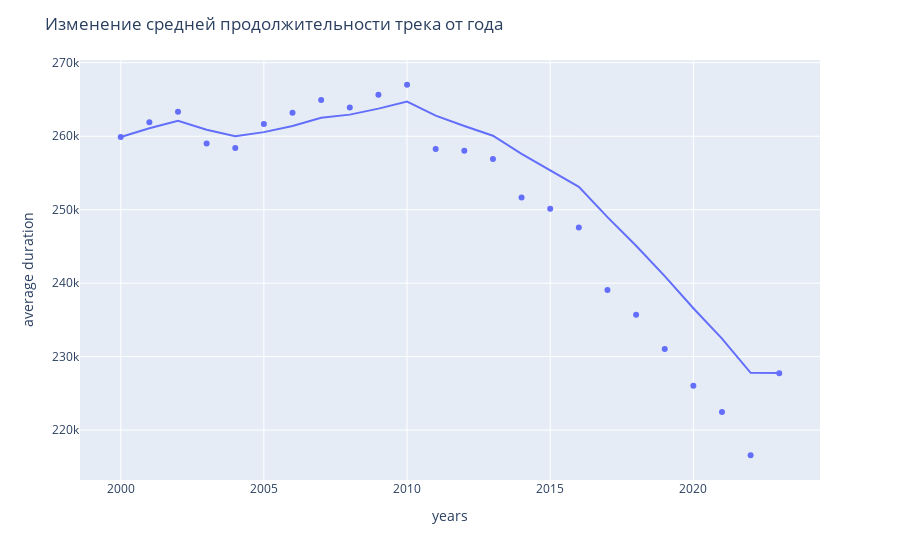
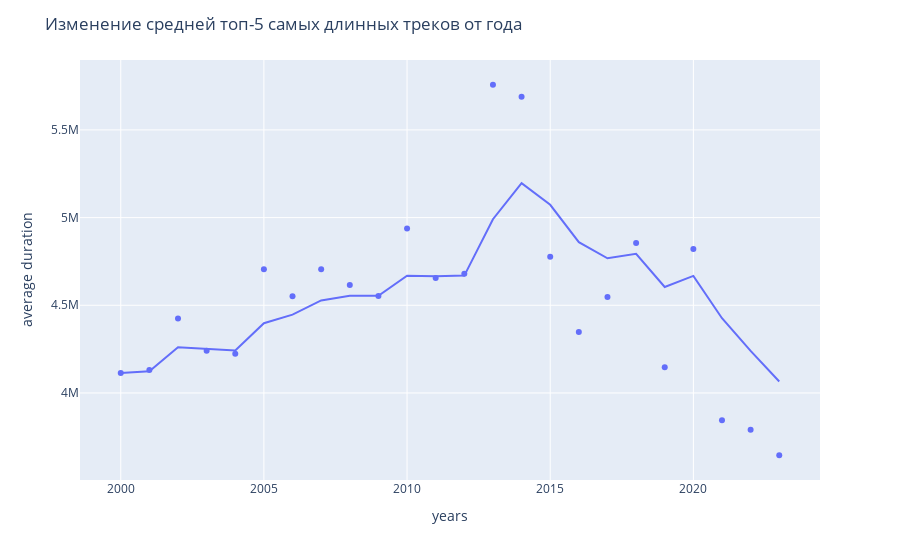
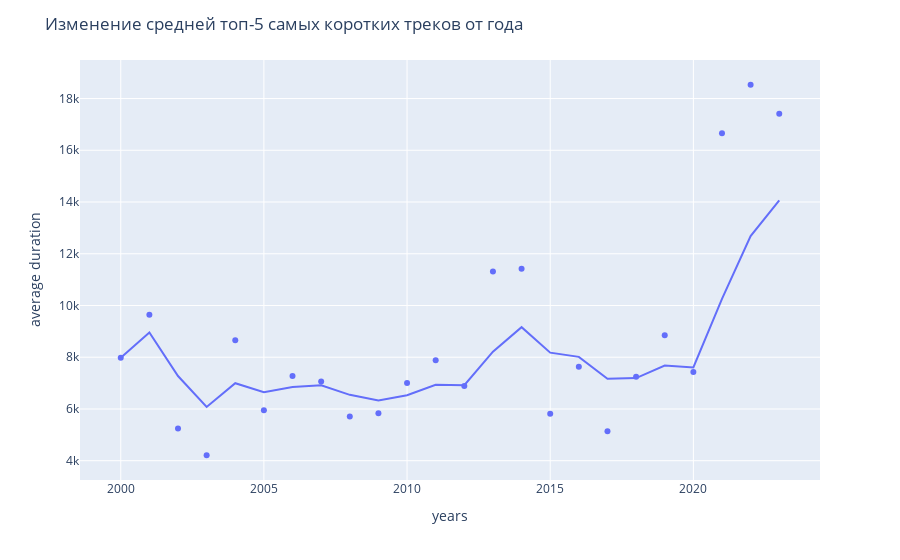

Notebook code for these charts, in order:
### Markdown cell above
### 2. С годами музыка становится дольше или быстрее?

**Результат**: Код, реализующий графики:

- Зависимость средней продолжительности трека от года, с линией тренда
- Изменение средней продолжительности топ-5 самых длинных треков года
- Изменение средней продолжительности топ-5 самых коротких треков года

Каждый график должен иметь название, подписанные оси и, при необходимости, легенду.

### Code cell
# YOUR CODE HERE
#1
average_duration = df.groupby('year')['duration_ms'].mean()
print(type(average_duration))
data1 = pd.DataFrame(average_duration).reset_index()
fig1 = px.scatter(data1, x = "year", y = "duration_ms", trendline = "ewm", trendline_options = dict(halflife = 2))
fig1.update_layout(
    title = "Изменение средней продолжительности трека от года",
    xaxis_title = "years",
    yaxis_title = "average duration"
    )
fig1.show()

#2
top_5_max_duration = df.groupby('year')['duration_ms'].nlargest(5)
top_5_max_average_duration = top_5_max_duration.groupby('year').mean()
print(type(top_5_max_average_duration))
data2 = pd.DataFrame(top_5_max_average_duration).reset_index()
fig2 =  px.scatter(data2, x = "year", y = "duration_ms", trendline = "ewm", trendline_options = dict(halflife = 2))
fig2.update_layout(
    title = "Изменение средней топ-5 самых длинных треков от года",
    xaxis_title = "years",
    yaxis_title = "average duration"
    )
fig2.show()


#3
top_5_min_duration = df.groupby('year')['duration_ms'].nsmallest(5)
top_5_min_average_duration = top_5_min_duration.groupby('year').mean()
print(type(top_5_min_average_duration))
data3 = pd.DataFrame(top_5_min_average_duration).reset_index()
fig3 =  px.scatter(data3, x = "year", y = "duration_ms", trendline = "ewm", trendline_options = dict(halflife = 2))
fig3.update_layout(
    title = "Изменение средней топ-5 самых коротких треков от года",
    xaxis_title = "years",
    yaxis_title = "average duration"
    )
fig3.show()

### Figure 1 — Plotly figure (JSON) as saved in the notebook; plotly's stock layout.template omitted (floating-point values rounded to 4 significant figures)
{"data": [{"hovertemplate": "year=%{x}<br>duration_ms=%{y}<extra></extra>", "legendgroup": "", "marker": {"color": "#636efa", "symbol": "circle"}, "mode": "markers", "name": "", "orientation": "v", "showlegend": false, "type": "scatter", "x": [2000, 2001, 2002, 2003, 2004, 2005, 2006, 2007, 2008, 2009, 2010, 2011, 2012, 2013, 2014, 2015, 2016, 2017, 2018, 2019, 2020, 2021, 2022, 2023], "xaxis": "x", "y": [259900.0, 261900.0, 263300.0, 259000.0, 258400.0, 261700.0, 263200.0, 264900.0, 263900.0, 265600.0, 267000.0, 258300.0, 258000.0, 256900.0, 251600.0, 250100.0, 247600.0, 239100.0, 235700.0, 231000.0, 226100.0, 222500.0, 216600.0, 227800.0], "yaxis": "y"}, {"hovertemplate": "<b>Exponentially Weighted mean trendline</b><br><br>year=%{x}<br>duration_ms=%{y} <b>(trend)</b><extra></extra>", "legendgroup": "", "marker": {"color": "#636efa", "symbol": "circle"}, "mode": "lines", "name": "", "showlegend": false, "type": "scatter", "x": [2000, 2001, 2002, 2003, 2004, 2005, 2006, 2007, 2008, 2009, 2010, 2011, 2012, 2013, 2014, 2015, 2016, 2017, 2018, 2019, 2020, 2021, 2022, 2023], "xaxis": "x", "y": [259900.0, 261100.0, 262100.0, 260900.0, 260000.0, 260600.0, 261400.0, 262500.0, 262900.0, 263800.0, 264700.0, 262800.0, 261400.0, 260100.0, 257600.0, 255400.0, 253100.0, 249000.0, 245100.0, 241000.0, 236600.0, 232500.0, 227800.0, 227800.0], "yaxis": "y"}], "layout": {"legend": {"tracegroupgap": 0}, "margin": {"t": 60}, "title": {"text": "Изменение средней продолжительности трека от года"}, "xaxis": {"anchor": "y", "domain": [0, 1], "title": {"text": "years"}}, "yaxis": {"anchor": "x", "domain": [0, 1], "title": {"text": "average duration"}}}}

### Figure 2 — Plotly figure (JSON) as saved in the notebook; plotly's stock layout.template omitted (floating-point values rounded to 4 significant figures)
{"data": [{"hovertemplate": "year=%{x}<br>duration_ms=%{y}<extra></extra>", "legendgroup": "", "marker": {"color": "#636efa", "symbol": "circle"}, "mode": "markers", "name": "", "orientation": "v", "showlegend": false, "type": "scatter", "x": [2000, 2001, 2002, 2003, 2004, 2005, 2006, 2007, 2008, 2009, 2010, 2011, 2012, 2013, 2014, 2015, 2016, 2017, 2018, 2019, 2020, 2021, 2022, 2023], "xaxis": "x", "y": [4114000.0, 4131000.0, 4424603, 4241000.0, 4223000.0, 4706000.0, 4550915, 4705000.0, 4615299, 4553000.0, 4937976, 4655715, 4680000.0, 5758000.0, 5690000.0, 4776171, 4348153, 4547000.0, 4855000.0, 4147000.0, 4821000.0, 3844000.0, 3790000.0, 3645000.0], "yaxis": "y"}, {"hovertemplate": "<b>Exponentially Weighted mean trendline</b><br><br>year=%{x}<br>duration_ms=%{y} <b>(trend)</b><extra></extra>", "legendgroup": "", "marker": {"color": "#636efa", "symbol": "circle"}, "mode": "lines", "name": "", "showlegend": false, "type": "scatter", "x": [2000, 2001, 2002, 2003, 2004, 2005, 2006, 2007, 2008, 2009, 2010, 2011, 2012, 2013, 2014, 2015, 2016, 2017, 2018, 2019, 2020, 2021, 2022, 2023], "xaxis": "x", "y": [4114000.0, 4124000.0, 4260000.0, 4253000.0, 4242000.0, 4397000.0, 4447000.0, 4527000.0, 4554000.0, 4554000.0, 4669000.0, 4665000.0, 4669000.0, 4991000.0, 5197000.0, 5073000.0, 4860000.0, 4768000.0, 4794000.0, 4604000.0, 4668000.0, 4426000.0, 4240000.0, 4065000.0], "yaxis": "y"}], "layout": {"legend": {"tracegroupgap": 0}, "margin": {"t": 60}, "title": {"text": "Изменение средней топ-5 самых длинных треков от года"}, "xaxis": {"anchor": "y", "domain": [0, 1], "title": {"text": "years"}}, "yaxis": {"anchor": "x", "domain": [0, 1], "title": {"text": "average duration"}}}}

### Figure 3 — Plotly figure (JSON) as saved in the notebook; plotly's stock layout.template omitted (floating-point values rounded to 4 significant figures)
{"data": [{"hovertemplate": "year=%{x}<br>duration_ms=%{y}<extra></extra>", "legendgroup": "", "marker": {"color": "#636efa", "symbol": "circle"}, "mode": "markers", "name": "", "orientation": "v", "showlegend": false, "type": "scatter", "x": [2000, 2001, 2002, 2003, 2004, 2005, 2006, 2007, 2008, 2009, 2010, 2011, 2012, 2013, 2014, 2015, 2016, 2017, 2018, 2019, 2020, 2021, 2022, 2023], "xaxis": "x", "y": [7981.0, 9645.0, 5241.0, 4211.0, 8658, 5954.0, 7277.0, 7059.0, 5712, 5830, 7000, 7881.0, 6891.0, 11313, 11420.0, 5812.0, 7627.0, 5134.0, 7247, 8850.0, 7427.0, 16660.0, 18533, 17410.0], "yaxis": "y"}, {"hovertemplate": "<b>Exponentially Weighted mean trendline</b><br><br>year=%{x}<br>duration_ms=%{y} <b>(trend)</b><extra></extra>", "legendgroup": "", "marker": {"color": "#636efa", "symbol": "circle"}, "mode": "lines", "name": "", "showlegend": false, "type": "scatter", "x": [2000, 2001, 2002, 2003, 2004, 2005, 2006, 2007, 2008, 2009, 2010, 2011, 2012, 2013, 2014, 2015, 2016, 2017, 2018, 2019, 2020, 2021, 2022, 2023], "xaxis": "x", "y": [7981.0, 8956.0, 7273.0, 6077.0, 6995.0, 6647.0, 6849.0, 6915.0, 6546.0, 6330.0, 6531.0, 6932.0, 6920.0, 8217.0, 9161.0, 8176.0, 8015.0, 7170.0, 7192.0, 7678.0, 7605.0, 10260.0, 12680.0, 14070.0], "yaxis": "y"}], "layout": {"legend": {"tracegroupgap": 0}, "margin": {"t": 60}, "title": {"text": "Изменение средней топ-5 самых коротких треков от года"}, "xaxis": {"anchor": "y", "domain": [0, 1], "title": {"text": "years"}}, "yaxis": {"anchor": "x", "domain": [0, 1], "title": {"text": "average duration"}}}}
